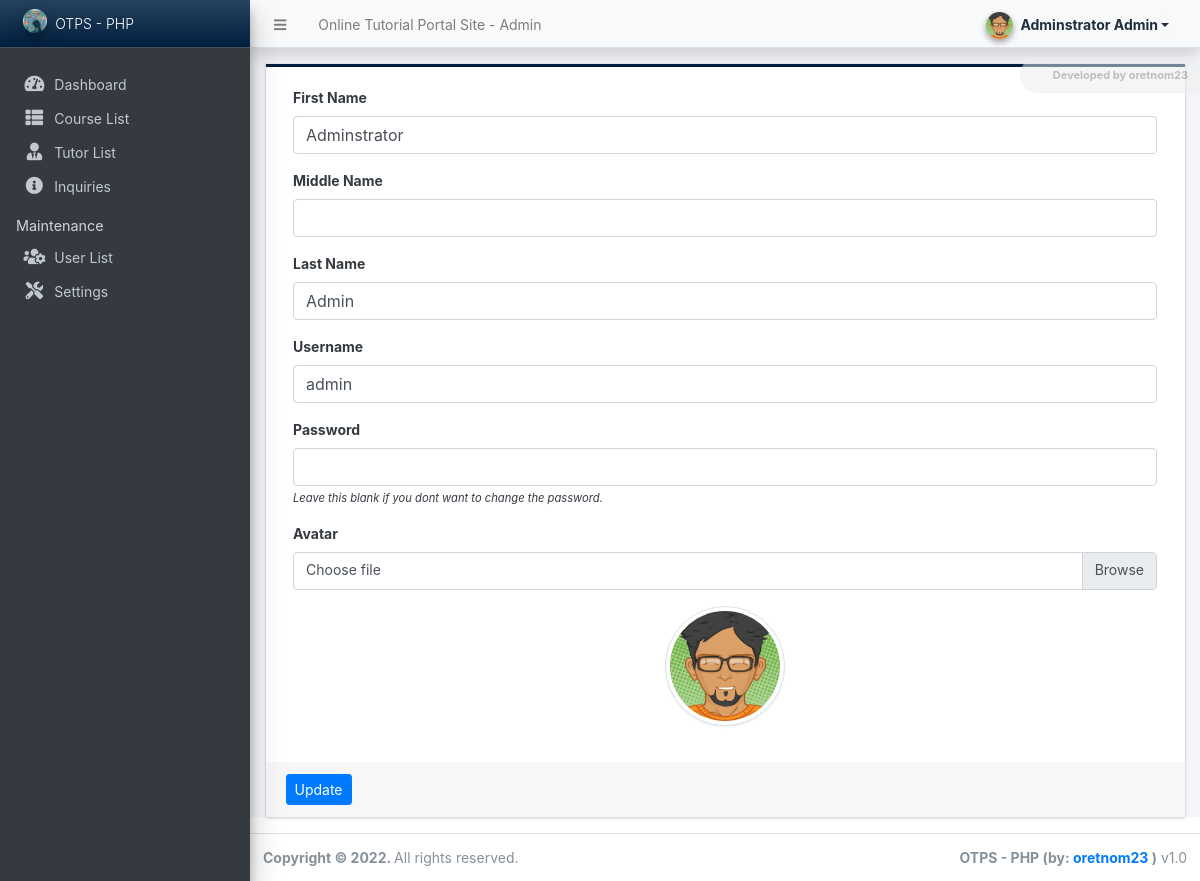
The app's page /admin/?page=user (signed in) with its own data.
### tables this page shows
CREATE TABLE `users` (
  `id` int(50) NOT NULL,
  `firstname` varchar(250) NOT NULL,
  `middlename` text DEFAULT NULL,
  `lastname` varchar(250) NOT NULL,
  `username` text NOT NULL,
  `password` text NOT NULL,
  `avatar` text DEFAULT NULL,
  `last_login` datetime DEFAULT NULL,
  `type` tinyint(1) NOT NULL DEFAULT 0,
  `date_added` datetime NOT NULL DEFAULT current_timestamp(),
  `date_updated` datetime DEFAULT current_timestamp() ON UPDATE current_timestamp()
);

### classes/DBConnection.php (called while the page is built, shortened)
<?php
class DBConnection{
    private $host = DB_SERVER;
    private $username = DB_USERNAME;
    private $password = DB_PASSWORD;
    private $database = DB_NAME;
    public $conn;
    public function __construct(){
        if (!isset($this->conn)) {
            $this->conn = new mysqli($this->host, $this->username, $this->password, $this->database);
        }
    }
}
?>

### classes/SystemSettings.php (called while the page is built, shortened)
<?php
class SystemSettings extends DBConnection{
	function userdata($field = ''){
		if(!empty($field)){
			if(isset($_SESSION['userdata'][$field]))
				return $_SESSION['userdata'][$field];
			else
				return null;
		}else{
			return false;
		}
	}
}
$_settings = new SystemSettings();
?>

### config.php (called while the page is built, shortened)
<?php
require_once('classes/DBConnection.php');
require_once('classes/SystemSettings.php');
function validate_image($file){
    global $_settings;
	if(!empty($file)){
        $ex = explode("?",$file);
        $file = $ex[0];
        $ts = isset($ex[1]) ? "?".$ex[1] : '';
		if(is_file(base_app.$file)){
			return base_url.$file.$ts;
		}else{
			return base_url.($_settings->info('logo'));
		}
	}else{
		return base_url.($_settings->info('logo'));
	}
}
?>

### admin/user/index.php (the view, shortened to what this page needs)
<?php
$user = $conn->query("SELECT * FROM users where id ='".$_settings->userdata('id')."'");
foreach($user->fetch_array() as $k =>$v){
	$meta[$k] = $v;
}
?>
<div class="card card-outline rounded-0 card-navy">
	<div class="card-body">
		<div class="container-fluid">
			<form action="" id="manage-user">
				<div class="form-group">
					<label for="name">First Name</label>
					<input type="text" name="firstname" id="firstname" class="form-control" value="<?php echo isset($meta['firstname']) ? $meta['firstname']: '' ?>" required>
				</div>
				<div class="form-group">
					<label for="name">Middle Name</label>
					<input type="text" name="middlename" id="middlename" class="form-control" value="<?php echo isset($meta['middlename']) ? $meta['middlename']: '' ?>">
				</div>
				<div class="form-group">
					<label for="name">Last Name</label>
					<input type="text" name="lastname" id="lastname" class="form-control" value="<?php echo isset($meta['lastname']) ? $meta['lastname']: '' ?>" required>
				</div>
				<div class="form-group">
					<label for="username">Username</label>
					<input type="text" name="username" id="username" class="form-control" value="<?php echo isset($meta['username']) ? $meta['username']: '' ?>" required  autocomplete="off">
				</div>
				<div class="form-group">
					<label for="password">Password</label>
					<input type="password" name="password" id="password" class="form-control" value="" autocomplete="off">
					<small><i>Leave this blank if you dont want to change the password.</i></small>
				</div>
				<div class="form-group">
					<label for="" class="control-label">Avatar</label>
					<div class="custom-file">
		              <label class="custom-file-label" for="customFile">Choose file</label>
		            </div>
				</div>
				<div class="form-group d-flex justify-content-center">
					<img src="<?php echo validate_image(isset($meta['avatar']) ? $meta['avatar'] :'') ?>" alt="" id="cimg" class="img-fluid img-thumbnail">
				</div>
			</form>
		</div>
	</div>
	<div class="card-footer">
			<div class="col-md-12">
				<div class="row">
					<button class="btn btn-sm btn-primary" form="manage-user">Update</button>
				</div>
			</div>
		</div>
</div>

### admin/user/index.php (style rules this page uses)
img#cimg { height: 15vh; width: 15vh; object-fit: cover; border-radius: 100% 100%; }

### records on screen
users: firstname "Adminstrator", lastname "Admin", username "admin", avatar (picture)

### other values on screen
$_settings->info('name') "Online Tutorial Portal Site"
$_settings->userdata('firstname').' '.$_settings->userdata('lastname') "Adminstrator Admin"
$_settings->info('short_name') "OTPS - PHP"
